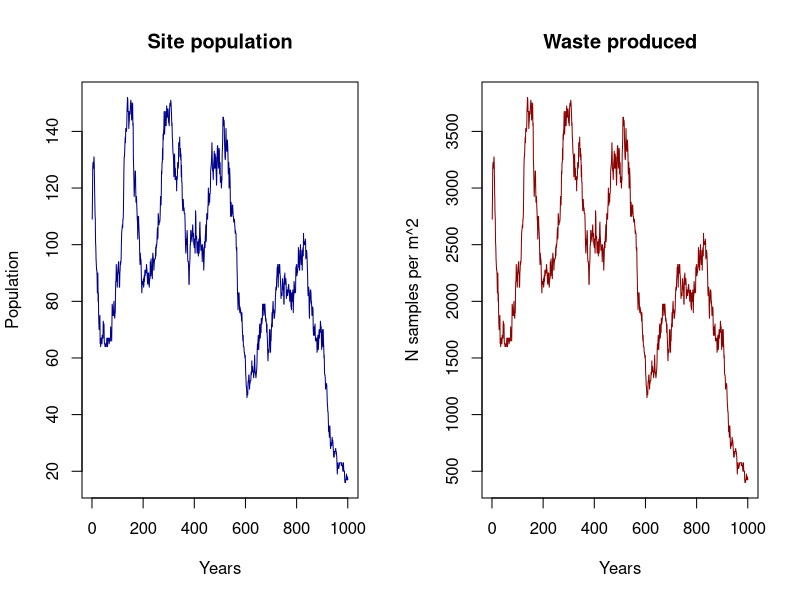
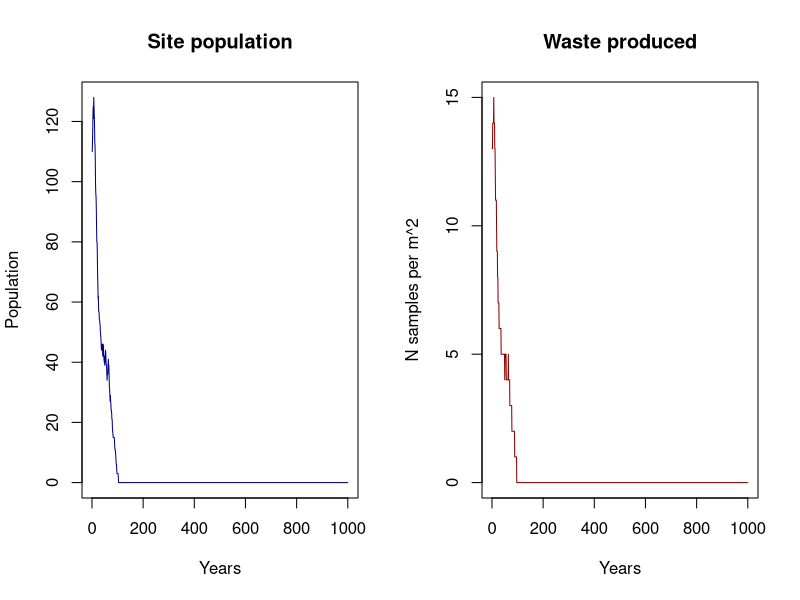
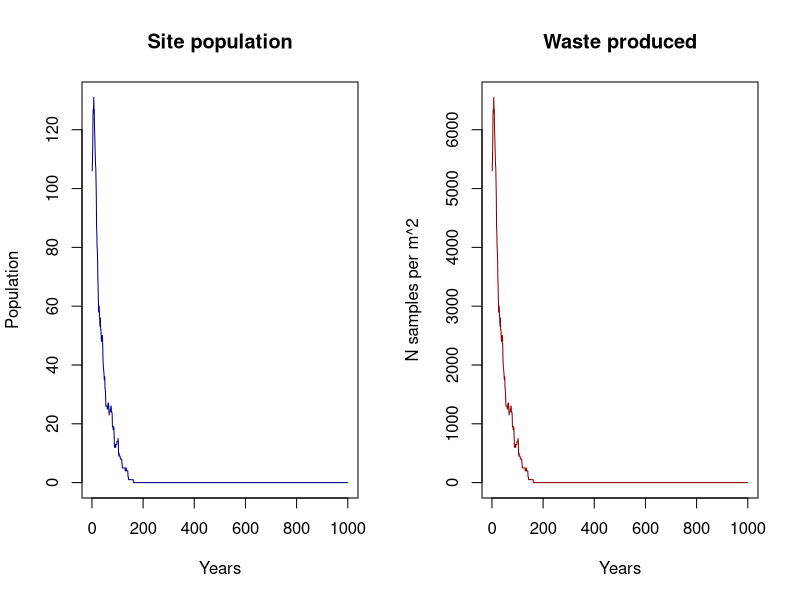
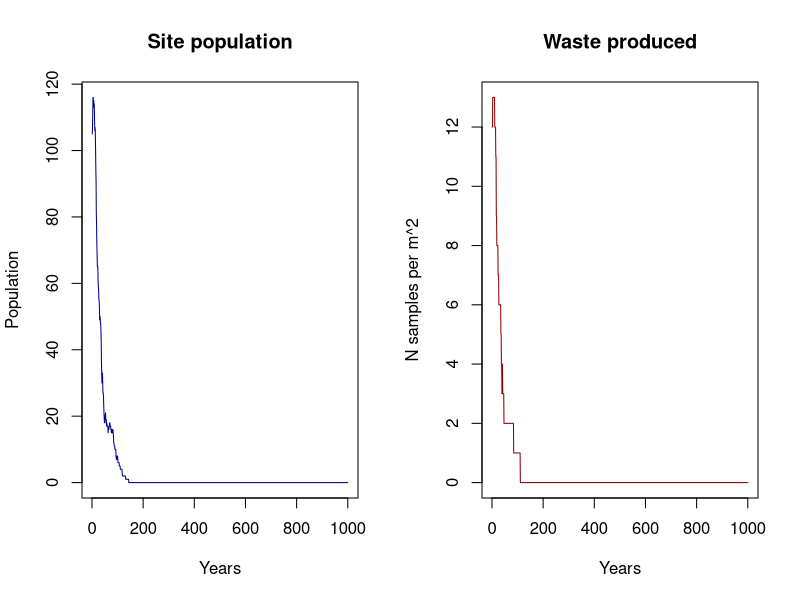
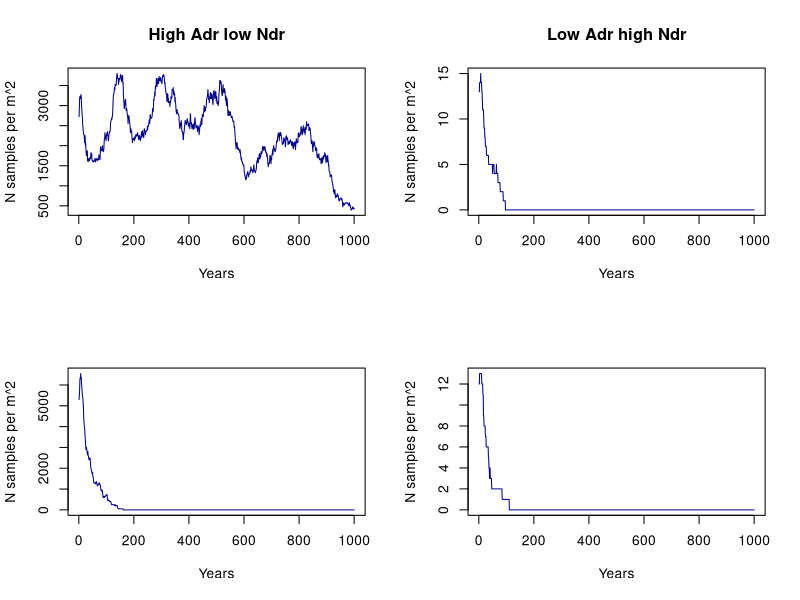

The R script that drew these images, in order:
## ---- chunk 1
library(DiagrammeR)

grViz("
digraph record_formation {

graph [layout = dot, ## Set title and layout
       label = 'Record formation process',
       labelloc = 't'
       fontname = Helvetica,
       fontsize = 30]

# node definitions with substituted label text
node [fontname = Helvetica, ## General node definition
      style = filled,
      color = MistyRose]
      
## Per node definition
a [label = '@@1',
   fillcolor = Orangered]
b [label = '@@2']
c [label = '@@3',
   fillcolor = Orangered]
d [label = '@@4']
e [label = '@@5',
   fillcolor = Orangered]
f [label = '@@6',
   fillcolor = orange,
   fixedsize = shape,
   width = 4.5,
   height = 1,
   fontsize = 30]

## General edge definition
edge [color = grey,
       arrowhead = vee,
       arrowtail = vee]

## Specific edges
a -> {c}
b -> {c}
c -> {f}
d -> {e}
e -> {f}
}

## Label definition
[1]: 'Pop (group size)'
[2]: 'Site function'
[3]: 'Anthropogenic deposition rates'
[4]: 'Site type'
[5]: 'Natural deposition rates'
[6]: 'Waste/sqrm'

")

## ---- chunk 2
grViz("
digraph record_formation {

graph [layout = dot, ## Set title and layout
       label = 'Record formation process',
       labelloc = 't'
       fontname = Helvetica,
       fontsize = 30]

# node definitions with substituted label text
node [fontname = Helvetica, ## General node definition
      style = filled,
      color = MistyRose]
      
## Per node definition
a [label = '@@1',
   fillcolor = Orangered]
b [label = '@@2',
   fillcolor = orange,
   fixedsize = shape,
   width = 4.5,
   height = 1,
   fontsize = 30]

## General edge definition
edge [color = grey,
       arrowhead = vee,
       arrowtail = vee]

## Specific edges
a -> {b}
}

## Label definition
[1]: 'Pop (group size)'
[2]: 'Waste/sqrm'

")

## ---- chunk 3
grViz("
digraph record_formation {

graph [layout = dot, ## Set title and layout
       label = 'Record formation process',
       labelloc = 't'
       fontname = Helvetica,
       fontsize = 30]

# node definitions with substituted label text
node [fontname = Helvetica, ## General node definition
      style = filled,
      color = MistyRose]
      
## Per node definition
a [label = '@@1',
   fillcolor = Orangered]
b [label = '@@2',
   fillcolor = Orangered]
c [label = '@@3',
   fillcolor = orange,
   fixedsize = shape,
   width = 4.5,
   height = 1,
   fontsize = 30]

## General edge definition
edge [color = grey,
       arrowhead = vee,
       arrowtail = vee]

## Specific edges
a -> {c}
b -> {c}
}

## Label definition
[1]: 'Anthropogenic deposition rates'
[2]: 'Natural deposition rates'
[3]: 'Waste/sqrm'

")

## ---- chunk 4

### Population protocol

## Function 1. Generation of population dynamics
#' Returns a data.frame with two columns, where the number of rows is the number of
#' people. The first column contains the ages and the second column contains the sex.
#' @title Gpd
#' @param x: Input data. A data frame or matrix with two columns and nrow = Initial
#' population. One row per individual. The first column is the age of the individual.
#' The second column is the sex of the individual, and must be c("F","M").
#' @param W_fer_age: Vector with two values. The first value is the youngest age
#' at which it is considered that women can have children for prehistoric societies.
#' The second value is the oldest age at which it is considered that women can 
#' have children. Default is c(10,30).
#' @param M_fer_age: Vector with two values. The first value is the youngest age
#' at which it is considered that men can have children for prehistoric societies.
#' The second value is the oldest age at which it is considered that men can have 
#' children. Default is c(15,40)
#' @param  P_o: Probability of a woman having a son per year. Default is 0.3.
#' @export

Gpd <- function(x, W_fer_age = c(10,30), M_fer_age = c(15,40),
                P_o = 0.3){
  
  ### Process of having offspring
  
  # Female fertile population
  W <- x[x[,2]=="F",]
  W_fert <- W[W$Age>W_fer_age[1] & W$Age<W_fer_age[2],]
  
  # Male fertile population
  M <- x[x[,2]=="M",]
  M_fert <- M[M$Age>M_fer_age[1] & M$Age<M_fer_age[2],]
  
  ## Probability of having descendance per woman
  # Penalisation in case there are too few men
  pen <- round(nrow(M_fert)*2/nrow(W_fert),2) ## Assumes one man can have two women
  pen[pen>1] <- 1 ## The men penalisation can never multiply the birth rate per woman
  
  ## Probability of a woman having a son per year
  P_o <- P_o*pen
  
  Offspring <- sum(rbinom(nrow(W_fert),1,P_o))
  New_pop <- data.frame("Age" = rep(0,Offspring),                        
                        "Sex" = sample(c("M","F"),Offspring,prob=c(0.5,0.5),replace = TRUE))
  x <- rbind(x,New_pop)
  
  ### Process of dying
  
  vec_d <- apply(x,1,death)
  x <- x[vec_d==0,]
  
  ## Apply carrying capacty restrictions
  x <- K_lim(x, K)
  
  return(x)
}

## Function 2. Simulation of death process
#' @title death
#' Returns a value (0,1) where 0 = person lives and 1 = person dies, based
#' on pd (the probability matrix)
#' Thought to use with apply
#' @param x: An integer with the age of the person
#' @param pd: The probability matrix for mortality by age. A matrix is provided as 
#' default, but the user should provide another adapted to her/his population.
#' @export

death <- function(x,pd=data.frame("Age" = c(0:99),
                                  "P_d" = c(rep(0.13,2),
                                            rep(0.08,8),
                                            rep(0.01,25),
                                            rep(0.1,15),
                                            rep(0.15,10),
                                            rep(0.25,5),
                                            rep(0.99,35)))){
  age <- as.numeric(x[1])
  return(rbinom(1,1,prob = pd[pd$Age==age,2]))
}

## Function 3. Simulation of carrying capacity limitation
## If the population exceeds the carrying capacity, it eliminates oversize
## with 0.8 probability per person exceeding.
#' @title K_lim
#' @param x: Data frame or matrix. Population (number of people)
#' @param k: Integer. Carrying capacity. Provided by the user
#' @export

K_lim <- function(x,k,prob = 0.8){
  p <- nrow(x)
  if (p>k){
    o <- rbinom(p-k,1,prob)
    o <- sum(o[o==1])
    o[o==0] <- 1 ## Avoids problem eliminating all the df if remove == 0
    x <- x[-sample(1:nrow(x),o,replace = FALSE),]
  }
  return(x)
}


## ---- chunk 5

## Function 4. Simulation of anthropogenic deposition rates
#' Returns the total amount of waste produced in the site. An integer.
#' @title A_dep_r
#' @param x: Integer (user provided) or data.frame. It is the number of people
#' inhabiting the site. If data.frame, the number of people is the number of rows. 
#' @param S_f: String. It is the site functionality, and it modulates the effect
#' of number of people by considering partial occupation of the site and different
#' deposition rates according the activities deployed. Possible states are:
#' 'residential' ('r'), 'logistic' ('l'), 'permanent' ('p') and 'funeral' ('f').
#' If S_f = 'f', number of buried individuals must be specified (in the argument x).
#'  Default is 'p'.
#' @param occ: If S_f = 'r' or S_f = 'l', occ (time of occupation of the camp
#' per year, in months) must be specified. Default is NULL, but if left NULL,
#' the function considers 1 month for logistic camps and 3 months for 
#' residential camps.
#' @export

A_dep_r <- function(x,S_f = "p", occ = NULL){
  try(if(is.null(x) == TRUE & is.null(S_f) == TRUE) 
    stop("Population and Site function undefined"))
  
  ## Set the number of individuals
  if (is.vector(x)==TRUE){
    Pop <- length(x)
  } else {
    Pop <- nrow(x)
  }
  
  ## Define time for logistic/residential camps if time = NULL
  if (is.null(occ) == TRUE){
    if (S_f == 'r'){
      occ <- 3
    } else if (S_f == 'l'){
      occ <- 1
    }
  }
  
  ## Population times goats per person a year (5) times bone Kg per goat (20)
  ## Dayenoff et al., 2019 for the weight of the carcass.
  adr <- Pop*5*20
  
  if (S_f == 'r'){
    adr <- round(adr/12*occ)
  } else if (S_f == 'l'){
    adr <- round((adr/12*occ)/4) ## Divides by 4 because it is considered that 
                                 ## heavy food is not brought in place
  } else if (S_f == 'f'){
    adr <- Pop*17 # 17 kg of bone as an average per person
  }
  return(adr)
}
## ---- chunk 6
## Function 5. Simulation of deposition deposition rates
#' Returns the rate at which sediment is deposited. Double.
#' @title N_dep_r
#' @param S_t: Three possible site types have been considered: 'open-air' ('oa'),
#' 'cave' ('c') and rockshelter ('rs'). When enabled, this parameter modules the 
#' effect of the speed. Default is NULL.
#' @param speed: This is the speed at which the natural sediment deposits on the 
#' 'site. It has three levels: 'slow' ('s'), 'medium' ('m') and 'fast' ('f'). 
#' Default is 'm'.
#' @export

N_dep_r <- function(S_t = NULL, speed = 'm'){
  
  ## Set the general speed of the deposition rates
  if (speed == 's'){
    s <- 0.05
  } else if (speed == 'm'){
    s <- 0.1
  } else if (speed == 'f'){
    s <- 0.15
  }
  
  
  ## Set the value for site type
  if(is.null(S_t) == FALSE){
    if (S_t == 'oa'){
      s <- s*3
    } else if (S_t == 'rs'){
      s <- s*2
    }
  }
  return(s)
}
## ---- chunk 7
## Function 6. Waste production
#' Returns the final product of the waste produced in a site. An integer.
#' @title W_prod
#' @param x: Integer (user provided) or data.frame. It is the number of people
#' inhabiting the site. If data.frame, the number of people is the number of rows.
#' @param Adr: An integer. Can be inserted directly or modelled.
#' @param Ndr: A double. Can be inserted directly or modelled.
#' @param area: An integer. This is the total area of the site.
#' @param ss: An integer. This is the sample size required for 14C dating.
#' Default is 4, considering 4 gm of non-charred bone needed for one dating.
#' @export

W_prod <- function(x,Adr = NULL,Ndr = NULL, area, ss = 4){
  
  ## Set the number of individuals
  if (is.vector(x)==TRUE){
    Pop <- length(x)
  } else {
    Pop <- nrow(x)
  }
  
  if (is.null(Adr) == TRUE & is.null(Ndr) == TRUE){
    w <- Pop*5*20
  } else if (is.null(Adr) == TRUE & is.null(Ndr) == FALSE){
    w <- (Pop*5*20)/(10*Ndr)
  } else if (is.null(Adr) == FALSE & is.null(Ndr) == FALSE){
    w <- Adr/(10*Ndr)
  } else if (is.null(Adr) == FALSE & is.null(Ndr) == TRUE){
    w <- Adr
  }
  
  w <- w*(1000/ss)

  w <- round(w/area)
  return(w)
} 
## ---- chunk 8

## Set initial values
set.seed(1234)
ts <- 1000 # Time span
K <- 150
area <- 1000
Gs_init <- 100 # Initial population
Gs_init <- data.frame("Age" = sample(10:30,Gs_init,10:30, replace = TRUE),
                      "Sex" = sample(c("M","F"), Gs_init, prob = c(0.5,0.5), replace = TRUE))


## ---- chunk 9
## Start the loop
res <- data.frame("Pop" = rep(0,ts), "W" = rep(0,ts))
Pop <- Gs_init

for (i in 1:ts){
  Pop <- Gpd(Pop)
  a_w <- A_dep_r(Pop)
  ndp <- N_dep_r()
  
  res$Pop[i] <- nrow(Pop)
  res$W[i] <- W_prod(Pop, Adr= a_w, Ndr = ndp, area = area)
  Pop$Age <- Pop$Age+1
}
## ---- chunk 10
## Plots
par(mfrow = c(1,2))
plot(res$Pop, type = "l", col = "darkblue", ylab = "Population",
     xlab = "Years", main = "Site population")
plot(res$W, type = "l", col = "darkred", ylab = "N samples per m^2",
     xlab = "Years", main = "Waste produced")
## ---- chunk 11
## Different conditions
# Start the loop

res2 <- data.frame("Pop" = rep(0,ts), "W" = rep(0,ts))
Pop <- Gs_init

for (i in 1:ts){
  Pop <- Gpd(Pop)
  a_w <- A_dep_r(Pop, S_f = "l", occ = 1)
  ndp <- N_dep_r(S_t = "oa", speed = "f")
  
  res2$Pop[i] <- nrow(Pop)
  res2$W[i] <- W_prod(Pop, Adr= a_w, Ndr = ndp, area = area)
  Pop$Age <- Pop$Age+1
}
## ---- chunk 12
## Plots
par(mfrow = c(1,2))
plot(res2$Pop, type = "l", col = "darkblue", ylab = "Population",
     xlab = "Years", main = "Site population")
plot(res2$W, type = "l", col = "darkred", ylab = "N samples per m^2",
     xlab = "Years", main = "Waste produced")
## ---- chunk 13
## Different conditions
# Start the loop

res3 <- data.frame("Pop" = rep(0,ts), "W" = rep(0,ts))
Pop <- Gs_init

for (i in 1:ts){
  Pop <- Gpd(Pop, W_fer_age = c(15,35), M_fer_age = c(15,35), P_o = 0.2)
  a_w <- A_dep_r(Pop, S_f = "h", occ = 8)
  ndp <- N_dep_r(S_t = "c", speed = "s")
  
  res3$Pop[i] <- nrow(Pop)
  res3$W[i] <- W_prod(Pop, Adr= a_w, Ndr = ndp, area = area)
  Pop$Age <- Pop$Age+1
}

## Plots
par(mfrow = c(1,2))
plot(res3$Pop, type = "l", col = "darkblue", ylab = "Population",
     xlab = "Years", main = "Site population")
plot(res3$W, type = "l", col = "darkred", ylab = "N samples per m^2",
     xlab = "Years", main = "Waste produced")

## ---- chunk 14
## Different conditions
# Start the loop

res4 <- data.frame("Pop" = rep(0,ts), "W" = rep(0,ts))
Pop <- Gs_init

for (i in 1:ts){
  Pop <- Gpd(Pop, W_fer_age = c(15,35), M_fer_age = c(15,35), P_o = 0.2)
  a_w <- A_dep_r(Pop, S_f = "l", occ = 1)
  ndp <- N_dep_r(S_t = "oa", speed = "f")
  
  res4$Pop[i] <- nrow(Pop)
  res4$W[i] <- W_prod(Pop, Adr= a_w, Ndr = ndp, area = area)
  Pop$Age <- Pop$Age+1
}

## Plots
par(mfrow = c(1,2))
plot(res4$Pop, type = "l", col = "darkblue", ylab = "Population",
     xlab = "Years", main = "Site population")
plot(res4$W, type = "l", col = "darkred", ylab = "N samples per m^2",
     xlab = "Years", main = "Waste produced")

## ---- chunk 15
## Plots
par(mfrow = c(2,2))
plot(res$W, type = "l", col = "darkblue", ylab = "N samples per m^2",
     xlab = "Years", main = "High Adr low Ndr")
plot(res2$W, type = "l", col = "darkblue", ylab = "N samples per m^2",
     xlab = "Years", main = "Low Adr high Ndr")
plot(res3$W, type = "l", col = "darkblue", ylab = "N samples per m^2",
     xlab = "Years")
plot(res4$W, type = "l", col = "darkblue", ylab = "N samples per m^2",
     xlab = "Years")
